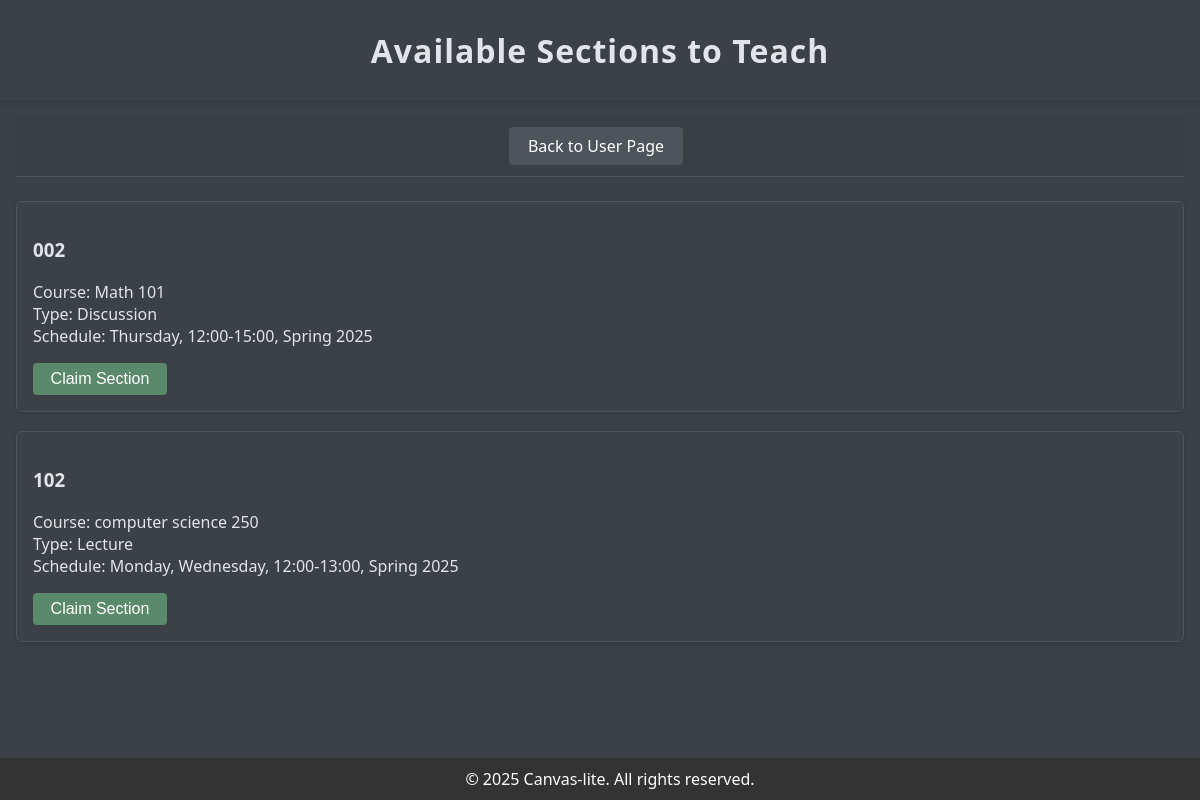
Page /sudo/3/claim-sections/ (signed in) on the committed database.
### webapp/models/section.py (models this page shows, shortened)
class Section(models.Model):
    name = models.CharField(max_length=100)
    schedule = models.JSONField(default=dict)
    section_type = models.CharField(
        max_length=3,
        choices=SectionType,
        default=SectionType.LECTURE,
    )
    course = models.ForeignKey('Course', on_delete=models.CASCADE, related_name='sections')
    instructor = models.ForeignKey(
        settings.AUTH_USER_MODEL,
        on_delete=models.SET_NULL,
        null=True,
        blank=True,
        related_name='sections_taught'
    )
    main_section = models.ForeignKey(
        'self',
        null=True,
        blank=True,
        on_delete=models.CASCADE,
        related_name='sub_sections'
    )
    class Meta:
        unique_together = (
            ('course', 'name'),
            ('main_section', 'name'),
        )

### webapp/models/courses.py (models this page shows, shortened)
class Course(models.Model):
    name = models.CharField(default=None, max_length=50)
    description = models.TextField(blank=True)

### webapp/views/admin.py (the view)
# urls.py: path('sudo/<int:user_id>/claim-sections/', views.claim_section_list, name='claim_section_list'),
@in_groups(["Admin"])
def claim_section_list(request, user_id):
    target_user = get_object_or_404(User, id=user_id)
    available_sections = Section.objects.filter(instructor__isnull=True)
    filtered_sections = [section for section in available_sections if target_user.is_eligible(section)]
    return render(request, 'admin_pages/claim_section_list.html', {
        'sections': filtered_sections,
        'target_user': target_user,
        'user_id': user_id,
    })

### webapp/models/users.py (called while the page is built, shortened)
    def get_sections(self):
        return self.sections_taught.all()

    def get_schedules(self):
        return [section.schedule for section in self.get_sections()]

    def is_eligible(self, section):
        if isinstance(section.schedule, str):
            try:
                sch = json.loads(section.schedule)
            except json.JSONDecodeError:
                sch = {}
        else:
            sch = section.schedule or {}
        if not sch.get('days') or not sch.get('start_time') or not sch.get('end_time'):
            return True
        return True

### webapp/templatetags/site_tags.py (called while the page is built)
def get_label(value, choices):
    return dict(choices).get(value, value)

@register.filter
def format_schedule(schedule_json):
    if not schedule_json:
        return ""
    try:
        schedule = json.loads(schedule_json)
    except (TypeError, ValueError):
        return ""
    days = ', '.join(get_label(day, WEEKDAY_CHOICES) for day in schedule.get('days', []))
    start = schedule.get('start_time', 'N/A')
    end = schedule.get('end_time', 'N/A')
    semester = get_label(schedule.get('semester', ''), SEASON_CHOICES)
    year = schedule.get('year', '')
    return f"{days}, {start}-{end}, {semester} {year}"

### webapp/views/admin.py (called while the page is built)
def in_groups(group_names):
    def check(user):
        return user.groups.filter(name__in=group_names).exists()
    return user_passes_test(check)

### templates/admin_pages/claim_section_list.html (shortened to what this page needs)
{% extends "base.html" %}
{% load static %}
{% load site_tags %}
{% block content %}
    <header>
        <h1>Available Sections to Teach</h1>
    </header>
    <div class="container">
        <nav>
            <a href="{% url 'user_list' %}" class="btn btn-secondary">Back to User Page</a>
        </nav>
        {% for section in sections %}
            <div class="card section-card">
                <h3>{{ section.name }}</h3>
                <p>
                    Course: {{ section.course.name }}<br>
                    Type: {{ section.get_section_type_display }}<br>
                    Schedule: {{ section.schedule|format_schedule|default:"Not scheduled" }}
                </p>
                <form action="{% url 'claim_section' user_id section.id %}" method="POST">
                    <button type="submit" class="btn btn-claim">Claim Section</button>
                </form>
            </div>
        {% empty %}
            <p>No available sections to claim at this time.</p>
        {% endfor %}
    </div>
{% endblock %}

### templates/static/css/base_dark.css (style rules this page uses)
body { font-family: 'Segoe UI', Arial, sans-serif; background: #3c4148; color: #e1e4e8; margin: 0; padding: 0; min-height: 100vh; }
header { background: #3c4148; color: #e1e4e8; box-shadow: 0 2px 8px rgba(0, 0, 0, 0.15); display: flex; justify-content: center; align-items: center; height: 100px; text-align: center; }
header h1 { margin: 0; font-size: 2rem; letter-spacing: 1px; }
.container { flex: 1 0 auto; margin: 1rem; }
nav { background: #3a3f46; padding: 0.7rem 2rem; margin-bottom: 1.5rem; display: flex; gap: 1rem; align-items: center; border-bottom: 1px solid #4e545c; justify-content: center; }
nav a, nav .btn, nav button { text-decoration: none; color: #d1d5db; background: #4e545c; padding: 0.5rem 1.2rem; border-radius: 4px; transition: background 0.2s, color 0.2s; font-weight: 500; border: none; }
.card { background: #3c4148; border: 1px solid #4e545c; border-radius: 6px; padding: 1rem; margin-bottom: 1.2rem; box-shadow: 0 1px 4px rgba(0, 0, 0, 0.18); }
.btn, button.btn { display: inline-block; background: #5a6b8a; color: #e1e4e8 !important; border: none; padding: 0.45rem 1.1rem; border-radius: 4px; cursor: pointer; text-decoration: none; font-size: 1rem; margin-right: 0.5rem; font-weight: 500; transition: background 0.2s; }
.btn-secondary, button.btn-secondary { background: #848b94; color: #fff !important; }
.btn-claim, button.btn-claim { background: #5a8a6b; color: #fff !important; }

### rows in the picture
Section: name "002", course.name "Math 101", section_type "Discussion", schedule "Thursday, 12:00-15:00, Spring 2025"
Section: name "102", course.name "computer science 250", section_type "Lecture", schedule "Monday, Wednesday, 12:00-13:00, Spring 2025"
